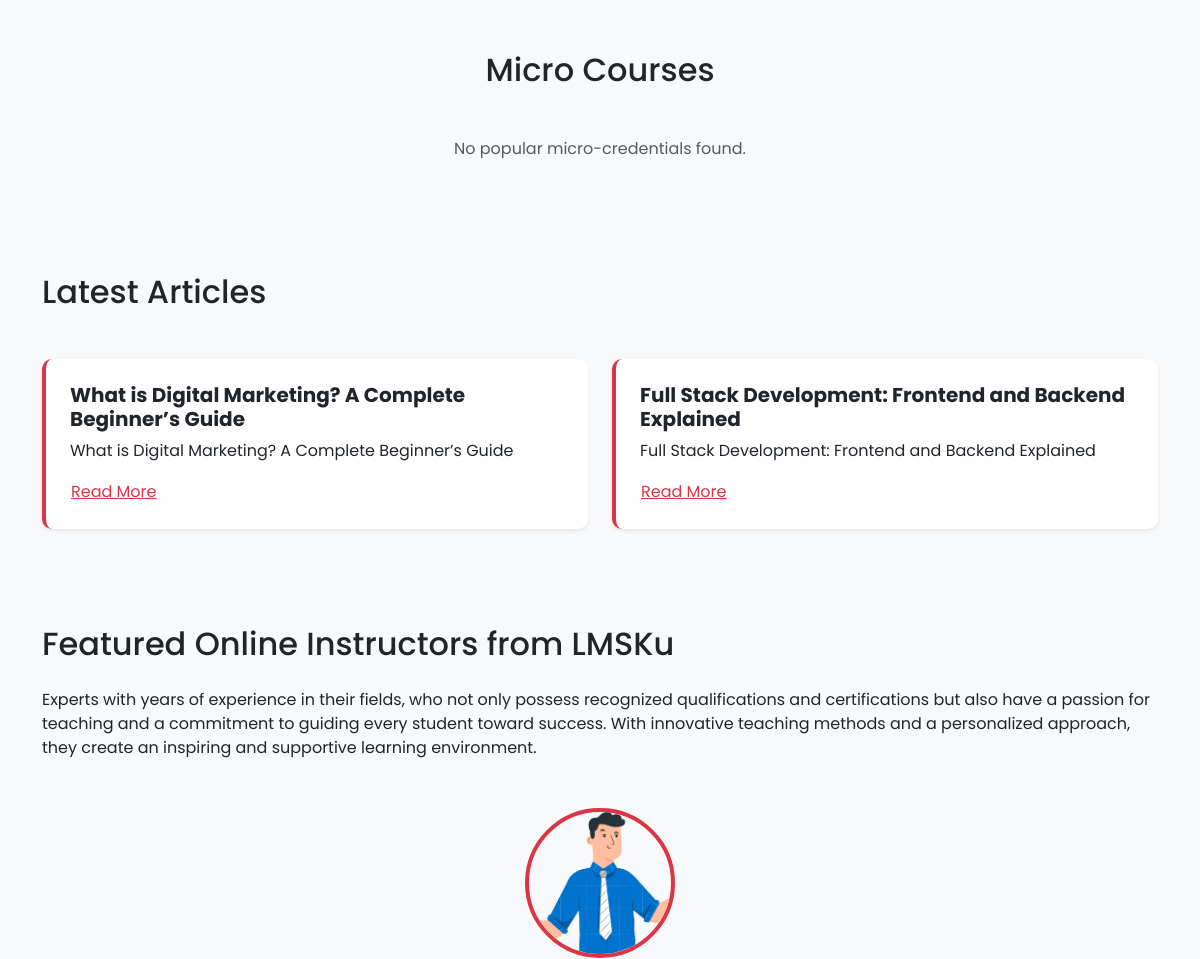
/ (middle part), run on an earlier commit of the app's database.
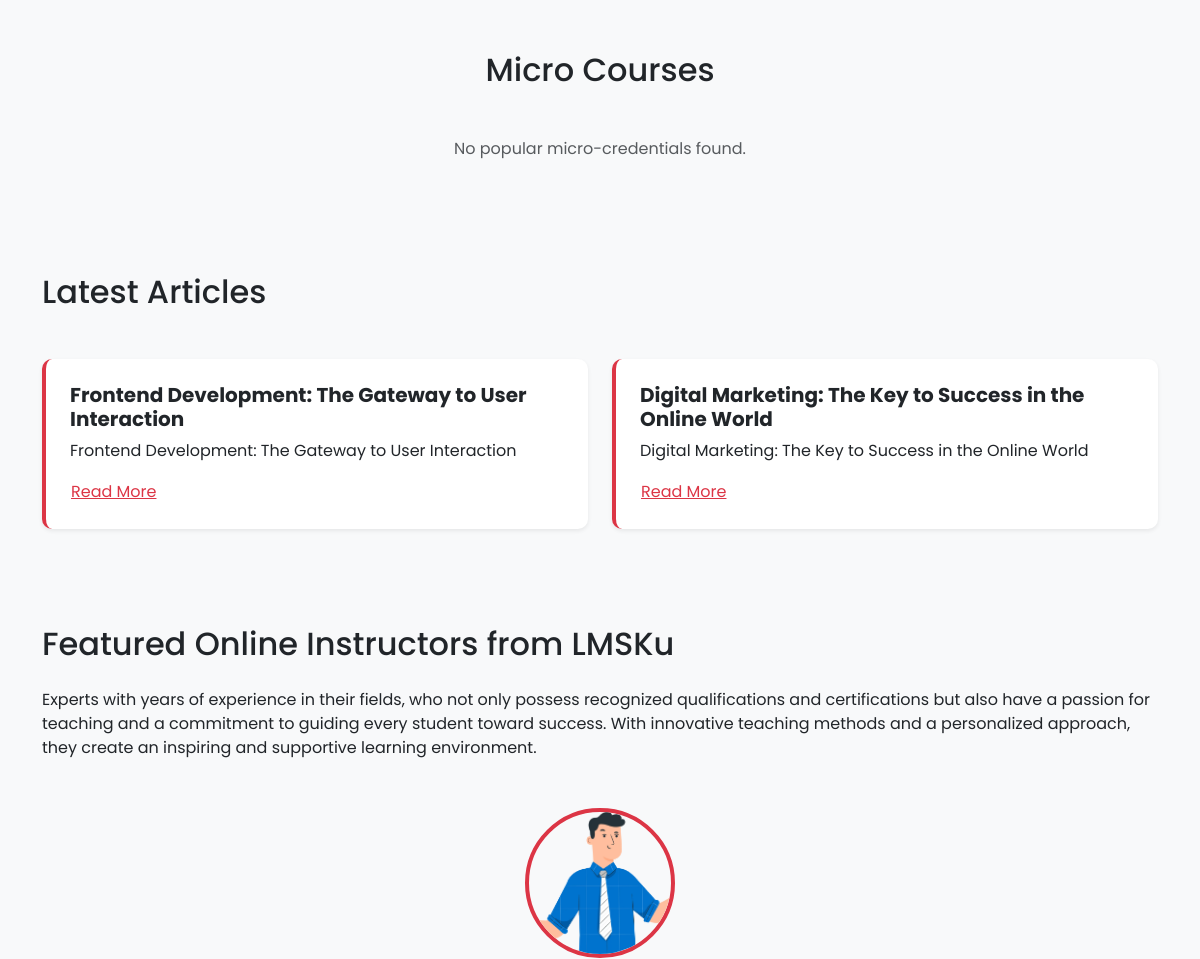
And on a later commit of the database.
### blog/models.py (models this page shows, shortened)
class BlogPost(models.Model):
    STATUS_CHOICES = (
        ('draft', 'Draft'),
        ('published', 'Published'),
        ('deleted', 'Deleted'),
    )
    title = models.CharField(max_length=200)
    slug = models.SlugField(max_length=200, unique=True)
    content = models.TextField()
    image = models.ImageField(upload_to='blog_images/', blank=True, null=True)
    author = models.ForeignKey(CustomUser, on_delete=models.SET_NULL, null=True)
    category = models.ForeignKey(Category, on_delete=models.SET_NULL, null=True)
    tags = models.ManyToManyField(Tag, blank=True)
    related_courses = models.ManyToManyField(Course, blank=True, related_name='related_posts')
    status = models.CharField(max_length=10, choices=STATUS_CHOICES, default='draft')
    views = models.PositiveIntegerField(default=0)
    date_posted = models.DateTimeField(default=timezone.now)
    date_updated = models.DateTimeField(auto_now=True)
    class Meta:
        ordering = ['-date_posted']

### courses/models.py (models this page shows, shortened)
class Instructor(models.Model):
    STATUS_CHOICES = [
        ('Pending', 'Pending'),
        ('Approved', 'Approved'),
        ('Rejected', 'Rejected'),
    ]
    user = models.ForeignKey(CustomUser, on_delete=models.CASCADE, related_name="instructors")
    bio = models.TextField()
    tech = models.CharField(max_length=255)
    expertise = models.CharField(max_length=255)
    experience_years = models.PositiveIntegerField()
    status = models.CharField(max_length=10, choices=STATUS_CHOICES, default='Pending')
    agreement = models.BooleanField(default=False, help_text="Check if the user agrees to the terms and conditions")
    provider =models.ForeignKey(Partner,on_delete=models.CASCADE,related_name='instructors')
    created_at = models.DateTimeField(auto_now_add=True)
    updated_at = models.DateTimeField(auto_now=True)

### authentication/models.py (models this page shows, shortened)
class CustomUser(AbstractUser):
    gen = {
        "male":"male",
        "female":"female",
    }
    edu = {
        "Basic":"Basic",
        "Secondary":"Secondary",
        "Higher":"Higher",
        "Diploma":"Diploma",
        "Bachelor's":"Bachelor",
        "Master":"Master",
        "Doctorate":"Doctorate",
    }
    choice_country = [
        ('af', 'Afganistan'),
        ('al', 'Albania'),
        ('dz', 'Aljazair'),
        ('ad', 'Andorra'),
        ('ao', 'Angola'),
        ('ar', 'Argentina'),
        ('am', 'Armenia'),
        ('au', 'Australia'),
        ('at', 'Austria'),
        ('az', 'Azerbaijan'),
        ('bs', 'Bahama'),
        ('bh', 'Bahrain'),
        ('bd', 'Bangladesh'),
        ('bb', 'Barbados'),
        ('by', 'Belarusia'),
        ('be', 'Belgia'),
        ('bz', 'Belize'),
        ('bj', 'Benin'),
        ('bt', 'Bhutan'),
        ('bo', 'Bolivia'),
        ('ba', 'Bosnia dan Herzegovina'),
        ('bw', 'Botswana'),
        ('br', 'Brasil'),
        ('bn', 'Brunei'),
        ('bg', 'Bulgaria'),
        ('bf', 'Burkina Faso'),
        ('bi', 'Burundi'),
        ('kh', 'Kamboja'),
        ('cm', 'Kamerun'),
        ('ca', 'Kanada'),
        ('cv', 'Cape Verde'),
        ('cf', 'Republik Afrika Tengah'),
        ('td', 'Chad'),
        ('cl', 'Cile'),
        ('cn', 'Cina'),
        ('co', 'Kolombia'),
        ('km', 'Komoro'),
        ('cd', 'Republik Demokratik Kongo'),
        ('cg', 'Kongo'),
        ('cr', 'Kosta Rika'),
        ('hr', 'Kroasia'),
        ('cu', 'Kuba'),
        ('cy', 'Siprus'),
        ('cz', 'Ceko'),
        ('ci', 'Pantai Gading'),
        ('dk', 'Denmark'),
        ('dj', 'Djibouti'),
        ('dm', 'Dominika'),
        ('do', 'Republik Dominika'),
        ('ec', 'Ekuador'),
        ('eg', 'Mesir'),
        ('sv', 'El Salvador'),
        ('gq', 'Guinea Khatulistiwa'),
        ('er', 'Eritrea'),
        ('ee', 'Estonia'),
        ('et', 'Etiopia'),
        ('fj', 'Fiji'),
        ('fi', 'Finlandia'),
        ('fr', 'Perancis'),
        ('ga', 'Gabon'),
        ('gm', 'Gambia'),
        ('ge', 'Georgia'),
        ('de', 'Jerman'),
        ('gh', 'Ghana'),
        ('gr', 'Yunani'),
        ('gt', 'Guatemala'),
        ('gn', 'Guinea'),
        ('gw', 'Guinea-Bissau'),
        ('gy', 'Guyana'),
        ('ht', 'Haiti'),
        ('hn', 'Honduras'),
        ('hu', 'Hongaria'),
        ('is', 'Islandia'),
        ('in', 'India'),
        ('id', 'Indonesia'),
        ('ir', 'Iran'),
        ('iq', 'Irak'),
        ('ie', 'Irlandia'),
        ('il', 'Israel'),
        ('it', 'Italia'),
        ('jm', 'Jamaika'),
        ('jp', 'Jepang'),
        ('jo', 'Yordania'),
        ('kz', 'Kazakhstan'),
        ('ke', 'Kenya'),
        ('ki', 'Kiribati'),
        ('kr', 'Korea Selatan'),
        ('kw', 'Kuwait'),
        ('kg', 'Kirgizstan'),
        ('la', 'Laos'),
        ('lv', 'Latvia'),
        ('lb', 'Libanon'),
        ('ls', 'Lesotho'),
        ('lr', 'Liberia'),
        ('ly', 'Libya'),
        ('li', 'Liechtenstein'),
        ('lt', 'Lituania'),
        ('lu', 'Luxembourg'),
        ('mk', 'Makedonia Utara'),
        ('mg', 'Madagaskar'),
        ('mw', 'Malawi'),
        ('my', 'Malaysia'),
        ('mv', 'Maladewa'),
        ('ml', 'Mali'),
        ('mt', 'Malta'),
        ('mh', 'Kepulauan Marshall'),
        ('mr', 'Mauritania'),
        ('mu', 'Mauritius'),
        ('mx', 'Meksiko'),
        ('fm', 'Micronesia'),
        ('md', 'Moldova'),
        ('mc', 'Monako'),
        ('mn', 'Mongolia'),
        ('me', 'Montenegro'),
        ('ma', 'Maroko'),
        ('mz', 'Mozambik'),
        ('mm', 'Myanmar'),
        ('na', 'Namibia'),
        ('np', 'Nepal'),
        ('nl', 'Belanda'),
        ('nz', 'Selandia Baru'),
        ('ni', 'Nikaragua'),
        ('ne', 'Niger'),
        ('ng', 'Nigeria'),
        ('no', 'Norwegia'),
        ('om', 'Oman'),
        ('pk', 'Pakistan'),
        ('pw', 'Palau'),
        ('pa', 'Panama'),
        ('pg', 'Papua Nugini'),
        ('py', 'Paraguay'),
        ('pe', 'Peru'),
        ('ph', 'Filipina'),
        ('pl', 'Polandia'),
        ('pt', 'Portugal'),
        ('qa', 'Qatar'),
        ('ro', 'Rumania'),
        ('ru', 'Rusia'),
        ('rw', 'Rwanda'),
        ('ws', 'Samoa'),
        ('st', 'São Tomé dan Príncipe'),
        ('sa', 'Arab Saudi'),
        ('sn', 'Senegal'),
        ('rs', 'Serbia'),
        ('sc', 'Seychelles'),
        ('sl', 'Sierra Leone'),
        ('sg', 'Singapura'),
        ('sk', 'Slovakia'),
        ('si', 'Slovenia'),
        ('sb', 'Kepulauan Solomon'),
        ('so', 'Somalia'),
        ('za', 'Afrika Selatan'),
        ('es', 'Spanyol'),
        ('lk', 'Sri Lanka'),
        ('sd', 'Sudan'),
        ('sr', 'Suriname'),
        ('se', 'Swedia'),
        ('ch', 'Swiss'),
        ('sy', 'Suriah'),
        ('tw', 'Taiwan'),
        ('tj', 'Tajikistan'),
        ('tz', 'Tanzania'),
        ('th', 'Thailand'),
        ('tl', 'Timor Leste'),
        ('tg', 'Togo'),
        ('to', 'Tonga'),
        ('tt', 'Trinidad dan Tobago'),
        ('tn', 'Tunisia'),
        ('tr', 'Turki'),
        ('tm', 'Turkmenistan'),
        ('ug', 'Uganda'),
        ('ua', 'Ukraina'),
        ('ae', 'Uni Emirat Arab'),
        ('gb', 'Inggris'),
        ('us', 'Amerika Serikat'),
        ('uy', 'Uruguay'),
        ('uz', 'Uzbekistan'),
        ('vu', 'Vanuatu'),
        ('va', 'Vatikans'),
        ('ve', 'Venezuela'),
        ('vn', 'Vietnam'),
        ('ye', 'Yaman'),
        ('zm', 'Zambia'),
        ('zw', 'Zimbabwe'),
        ('ps', 'Palestina')  # Palestina ditambahkan
    ]
    email = models.EmailField(_("email address"), unique=True)  # Menambahkan unique=True
    phone = models.CharField(max_length=20, blank=True, null=True)
    gender = models.CharField(max_length=10, choices=[('M', 'Male'), ('F', 'Female')], blank=True, null=True)
    country = models.CharField(
        max_length=2,
        choices=choice_country,
        null=True,  # Mengizinkan nilai null di database
        blank=True,  # Mengizinkan form kosong
        default='id'  # Indonesia sebagai default
    )
    birth = models.DateField(null=True, blank=True)
    photo = models.ImageField(upload_to='profile_pics/', blank=True, null=True)
    address = models.TextField(blank=True, null=True)
    hobby = models.CharField(_("hobby"), max_length=150, blank=True)
    education = models.CharField(_("education"), max_length=10, choices=edu,blank=True)
    gender = models.CharField(_("gender"), max_length=8, choices=gen,blank=True)
    university = models.ForeignKey(Universiti, on_delete=models.CASCADE, blank=True, null=True, verbose_name=_("university"))
    tiktok = models.CharField(_("tiktok"), max_length=200, blank=True)
    youtube = models.CharField(_("youtube"), max_length=200, blank=True)
    facebook = models.CharField(_("facebook"), max_length=200, blank=True)
    instagram = models.CharField(_("instagram"), max_length=200, blank=True)
    linkedin = models.CharField(_("linkedin"), max_length=200, blank=True)
    twitter = models.CharField(_("twitter"), max_length=200, blank=True)
    is_member = models.BooleanField(_("member status"), default=False, help_text=_("Designates whether the user can log into this admin member."))
    is_subscription = models.BooleanField(_("subscription status"), default=False, help_text=_("Designates whether the user can log into this admin subscription."))
    is_instructor = models.BooleanField(_("instructor status"), default=False, help_text=_("Designates whether the user can log into this admin instructor."))
    is_partner = models.BooleanField(_("partner status"), default=False, help_text=_("Designates whether the user can log into this admin partner."))
    is_audit = models.BooleanField(_("audit status"), default=False, help_text=_("Designates whether the user can log into this admin audit."))
    is_learner = models.BooleanField(_("learner status"), default=True, help_text=_("Designates whether the user can log into this admin learner."))
    is_note = models.BooleanField(_("note status"), default=False, help_text=_("Designates whether the user can log into this admin note."))
    EMAIL_FIELD = "email"
    USERNAME_FIELD = "email"
    REQUIRED_FIELDS = ["username"]

### authentication/views.py (the view)
# urls.py: path('', views.home, name='home'),
def home(request):
    if request.method != 'GET':
        return HttpResponseNotAllowed("Metode tidak diperbolehkan")
    published_status = CourseStatus.objects.filter(status='published').first()
    total_instructors = 0
    total_partners = 0
    total_users = 0
    total_courses = 0
    instructors_page = None  # Inisialisasi variabel instructors_page
    if published_status:
        popular_categories = Category.objects.annotate(
            num_courses=Count(
                'category_courses',
                filter=Q(
                    category_courses__status_course=published_status,
                    category_courses__end_enrol__gte=timezone.now()
                )
            )
        ).order_by('-num_courses')[:4]
        popular_microcredentials = MicroCredential.objects.filter(
            status='active'
        ).order_by('-created_at')[:6]
        partners = Partner.objects.all()
        instructors = Instructor.objects.filter(status='Approved')
        if instructors.exists():  # Cek apakah ada instruktur
            paginator = Paginator(instructors, 6)
            page_number = request.GET.get('page')
            instructors_page = paginator.get_page(page_number)
        total_instructors = Instructor.objects.count()  # Asumsi ada model Instructor
        total_partners = Partner.objects.count()
        total_users = CustomUser.objects.count()  # Asumsi menggunakan Django User model
        total_courses = Course.objects.filter(
            status_course=published_status,
            end_enrol__gte=timezone.now()
        ).count()  # Hanya menghitung kursus yang dipublikasikan dan masih aktif
        latest_articles = BlogPost.objects.filter(status='published').order_by('-date_posted')[:2]
    else:
        popular_categories = []
        popular_microcredentials = []
        partners = []
    paginator = Paginator(partners, 6)
    page_number = request.GET.get('page')
    page_obj = paginator.get_page(page_number)
    return render(request, 'home/index.html', {
        'popular_categories': popular_categories,
        'popular_microcredentials': popular_microcredentials,
        'partners': page_obj,
        'total_instructors': total_instructors,
        'total_partners': total_partners,
        'total_users': total_users,
        'total_courses': total_courses,
        'instructors': instructors_page,
        'latest_articles': latest_articles,
    })

### authentication/models.py (called while the page is built)
    def __str__(self):
        return self.name

### templates/home/index.html (shortened to what this page needs)
{% extends 'home/base.html' %}
{% load static %}
{% block content %}
<section class="py-5 bg-light">
    <div class="container">
        <h2 class="text-center mb-5">Micro Courses</h2>
        <div class="row g-4">
            {% for microcredential in popular_microcredentials %}
                <div class="col-md-6">
                    <div class="blog-card shadow-sm p-4 d-flex align-items-center rounded-3">
                        <div class="course-info">
                            <h5 class="fw-bold text-primary"><a href="{% url 'courses:micro_detail' microcredential.id microcredential.slug %}" class="text-decoration-none">{{ microcredential.title }}</a></h5>
                            <p class="text-muted">Learn programming stress-free.</p>
                            <a href="{% url 'courses:micro_detail' microcredential.id microcredential.slug %}" class="btn btn-primary mt-3">Read More</a>
                        </div>
                    </div>
                </div>
            {% empty %}
                <p class="text-center text-muted">No popular micro-credentials found.</p>
            {% endfor %}
        </div>
    </div>
</section>
<section class="py-5 bg-light">
    <div class="container">
        <h2 class="text-left mb-5">Latest Articles</h2>
        <div class="row g-4">
            {% for article in latest_articles %}
            <div class="col-md-6">
                <div class="blog-card shadow-sm p-4 d-flex align-items-center">
                    <div>
                        <h5 class="fw-bold">{{ article.title|truncatewords:10 }}</h5>
                        <p>{{ article.title|safe|truncatewords:15 }}</p>
                        <a href="{% url 'blog:blog-detail' slug=article.slug %}" class="btn btn-link p-0">Read More</a>
                    </div>
                </div>
            </div>
            {% endfor %}
        </div>
    </div>
</section>
<section class="py-5" aria-labelledby="featured-instructors-heading">
    <div class="container">
        <h2 id="featured-instructors-heading" class="text-left mb-4">
            Featured Online Instructors from LMSKu
        </h2>
        <p class="mb-5">
            Experts with years of experience in their fields, who not only possess recognized qualifications and certifications but also have a passion for teaching and a commitment to guiding every student toward success. With innovative teaching methods and a personalized approach, they create an inspiring and supportive learning environment.
        </p>
        <div class="row g-4 justify-content-center">
            {% for instructor in instructors %}
                <div class="col-md-4 instructor-item text-center">
                    <a href="{% url 'courses:instructor_profile' username=instructor.user.username %}"
                        class="text-decoration-none text-dark text-center d-block">
                        {% if instructor.user.photo %}
                            <img src="{{ instructor.user.photo.url }}"
                                class="instructor-card img-fluid mb-3"
                                alt="Foto {{ instructor.user.first_name }} {{ instructor.user.last_name }}, Instruktur di LMSKu"
                                width="150" height="150"
                                loading="lazy">
                        {% else %}
                            <img src="{% static 'images/default.jpg' %}"
                                class="instructor-card img-fluid mb-3"
                                alt="Foto Default Instruktur"
                                width="150" height="150"
                                loading="lazy">
                        {% endif %}
                    </a>
                </div>
            {% empty %}
                <p>No instructors found.</p>
            {% endfor %}
        </div>
    </div>
</section>
{% endblock content %}

What changed in the data, as far as the page shows it:
removed BlogPost: title "What is Digital Marketing? A Complete Beginner’s Guide"
removed BlogPost: title "Full Stack Development: Frontend and Backend Explained"
added BlogPost: title "Frontend Development: The Gateway to User Interaction"
added BlogPost: title "Digital Marketing: The Key to Success in the Online World"
